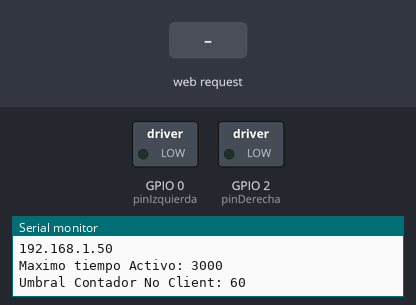
The sketch below on a simulated ESP8266 (NodeMCU). On the bench: switched loads named in the sketch (green lamp = pin HIGH), the last lines printed to the serial monitor. The inputs (shaded band) are chosen by the test bench. WiFi joins after 1.5 s; servers stay silent unless stated.

Above: at 4.2 s.
4.3 s: HTTP request GET /izquierda/1 received
At 4.6 s:
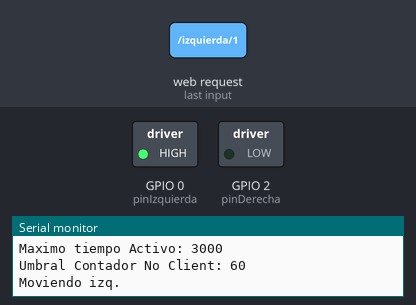
7.3 s: HTTP request GET /derecha/1 received
At 8.8 s:
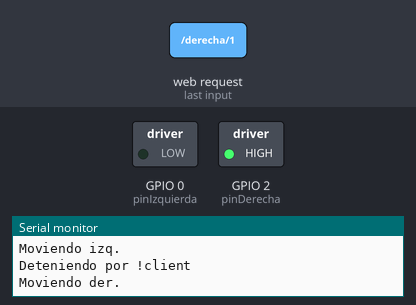
Timing chart, 0 to 11.8 s (numbered marks = the images above; inputs shaded):
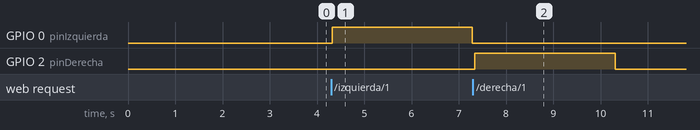

The sketch:

Grua_Horizontal_ESP_Station.ino
```cpp
/* Este sketch se programa en el ESP del módulo de control horizontal de la grúa
 *
 *  This sketch demonstrates how to set up a simple HTTP-like server.
 *  The server will set a GPIO pin depending on the request
 *    http://server_ip/paro/0 will set the GPIO2 low,
 *    http://server_ip/paro/1 will set the GPIO2 high
 *    http://server_ip/izquierda/1
 *     http://server_ip/derecha/1
 *  server_ip is the IP address of the ESP8266 module, will be
 *  printed to Serial when the module is connected.
 *
 *
 *  The ESP-01 board can be set as AP (no modem needed) or Station (Modem needed).
 *  This is Station version.
 *
 *  Placa (ESP-01):
 *  ESP8266 Boards (2.7.4) -> Generic ESP8266 Module
 */

#include <ESP8266WiFi.h>
// GPIO 0 y 2 son normalmente altos, así que se usará lógica con activo en bajo.
// NOTA: Poner el pin INV del puente MC33 en alto (puenteado con jumper) para que con IN1 e IN2 en alto, OUT1 y OUT2 estén en BAJO (GND).
#define pinIzquierda 0 //GPIO0
#define pinDerecha 2  //GPIO2

//En caso de que no se use I2C ni UART, Tx y Rx pueden usarse como GPIO's (GPIO1 y GPIO3)
//#define limiteIzq 1
//#define limiteDer 3

const char* ssid = "GomezTorres";
const char* password = "lucy1nthesky";

#define DEBUG_MOVIMIENTO 1
#define DEBUG_COM 1
#define ACTIVE_ON_HIGH 1 //Logic for the DC driver.

// Create an instance of the server
// specify the port to listen on as an argument
WiFiServer server(80);
WiFiClient client;

int flag_ParoEmerg = 0;

// Dirección actual de la grúa.
boolean flagMoverIzq = 0, flagMoverDer = 0;
int valorLimiteIzq, valorLimiteDer;
String req, s;

// Variables to stop when no client available (safety reasons)
unsigned int contNoClient = 0;
unsigned int delayNoClient = 50; // ms
unsigned int delayClientNoAvailable = 5; // ms
unsigned int delayLoopClient = 10; // ms
unsigned int maxTiempoActivo = 3000;// ms
unsigned int umbralContNoClient = maxTiempoActivo / delayNoClient;


void setup() {
  Serial.begin(115200);

  /* The pin configuration is for MC33296 driver correspondence*/
    // Configurar GPIO0 y GPIO2
  pinMode(pinIzquierda, OUTPUT);
  pinMode(pinDerecha, OUTPUT);

  #if ACTIVE_ON_HIGH
    digitalWrite(pinIzquierda, LOW);
    digitalWrite(pinDerecha, LOW);
  #else // Active on LOW.
    digitalWrite(pinIzquierda, HIGH); // Activo en BAJO, inactivo en ALTO.
    digitalWrite(pinDerecha, HIGH);
  #endif

  delay(10);
  // Pines para los limits switch //(Tx y Rx).
  // Configurar GPIO1
  // pinMode(limiteIzq, INPUT);
  // Configurar GPIO3
  // pinMode(limiteDer, INPUT);


  // Connect to WiFi network
  Serial.println();
  Serial.print("Conectando a ");
  Serial.println(ssid);

  WiFi.begin(ssid, password);

  while (WiFi.status() != WL_CONNECTED)
  {
    delay(500);
    Serial.print(".");
  }
  Serial.println("");
  Serial.println("WiFi conectado\n\n");

  // Start the server
  server.begin();
  Serial.println("Servidor inicializado");

  // Print the IP address
  Serial.println(WiFi.localIP());

  Serial.print("Maximo tiempo Activo: ");
  Serial.println(maxTiempoActivo);

  Serial.print("Umbral Contador No Client: ");
  Serial.println(umbralContNoClient);

  delay(1500);
}

void controlMotor()
{
  // The rest of the code use Active on High Logic for readability, only here in inverted
  // when the Active on High logic is activated.
  #if ACTIVE_ON_HIGH

  #else
    // Aplicar lógica de activo en bajo.
    flagMoverIzq = !flagMoverIzq;
    flagMoverDer = !flagMoverDer;
  #endif

  // Set GPIO0 de acuerdo a la solicitud y Paro de Emergencia
  digitalWrite(pinIzquierda, flagMoverIzq);
  //Serial.print("flagDirIzq: "); Serial.println(flagMoverIzq);

  // Set GPIO2 de acuerdo a la solicitud y Paro de Emergencia
  digitalWrite(pinDerecha, flagMoverDer);
  //Serial.print("flagDirDer: "); Serial.println(flagMoverDer);
}


void loop()
{
  //valorLimiteIzq = digitalRead(limiteIzq); // Normalmente HIGH. LOW cuando se activan.
  //valorLimiteDer = digitalRead(limiteDer);

  // Check if a client has connected
  client = server.available();

  if (!client)
  {
    // Si no hay cliente conectado detener el movimiento del motor.
    contNoClient++;
    if(contNoClient == umbralContNoClient)
    {

      #if DEBUG_COM
        Serial.println("Deteniendo por !client");
      #endif

      flagMoverIzq = 0;
      flagMoverDer = 0;

      controlMotor();
      //contNoClient = 0; // Esta se reinicia cuando haya un nuevo cliente.
    }

    delay(delayNoClient);
    return; // Volver a iniciar el loop().
  }

#if DEBUG_COM
  //Serial.println("New client");
#endif

  // Wait until the client sends some data
  while(!client.available())
  {
    delay(delayClientNoAvailable);

    #if DEBUG_COM
      Serial.println("!client.availble()");
    #endif
  }

  contNoClient = 0;

  // Read the first line of the request
  req = client.readStringUntil('\r'); // Leer hasta salto de línea.

#if DEBUG_COM
  //Serial.println(req);
#endif

  client.flush();

  // Verificar Paro de Emergencia
  if (req.indexOf("/paro/0") != -1){
    flag_ParoEmerg = 0;    // Paro de Emergencia Desactivado
    #if DEBUG_MOVIMIENTO
    Serial.println("Paro de Emergencia Desactivado");
    #endif
    //client.stop();
    //return;
  }
  if (req.indexOf("/paro/1") != -1){
    flag_ParoEmerg = 1;   // Paro de Emergencia Activado
    #if DEBUG_MOVIMIENTO
    Serial.println("Paro de Emergencia Activado");
    #endif
  }

  // Realizar acción considerando el Paro de Emergencia
  if (!flag_ParoEmerg) // Si el Paro de Emergencia está Desactivado.
  {
      // En esta sección se aplica lógica de activo en Alto, que es más fácil de revisar; en controlMotor se invierte.

      if (req.indexOf("/izquierda/1") != -1)
      { // Iniciar el movimiento hacia la izquierda.
        /*if(valorLimiteIzq == 1) {*/
          flagMoverIzq = 1;
          flagMoverDer = 0;

          #if DEBUG_MOVIMIENTO
          Serial.println("Moviendo izq.");
          #endif
         /*} else {
          flagMoverIzq = 0;   flagMoverDer = 0;
        }*/
      }

      else if (req.indexOf("/derecha/1") != -1)
      {
        /*if(valorLimiteDer == 1) {*/
          flagMoverIzq = 0;
          flagMoverDer = 1;
          #if DEBUG_MOVIMIENTO
          Serial.println("Moviendo der.");
          #endif
        /*} else {
          flagMoverIzq = 0;  flagMoverDer = 0;
        }*/
      }
      else if (req.indexOf("/izquierda/0") != -1) // Si aparece la cadena /izquierda/0 al menos una vez.
      { // Detener el movimieto hacia la izquierda.
        flagMoverIzq = 0;
        flagMoverDer = 0;

        #if DEBUG_MOVIMIENTO
        Serial.println("Detener mov. izq.");
        #endif
      }
      else if (req.indexOf("/derecha/0") != -1)
      { // Detener el movimiento hacia la derecha.
        flagMoverIzq = 0;
        flagMoverDer = 0;

        #if DEBUG_MOVIMIENTO
        Serial.println("Detener mov. der.");
        #endif
      }
  }
  else // flag_ParoEmergencia = 1: ACTIVADO.
  {
    flagMoverIzq = 0;
    flagMoverDer = 0;

    #if DEBUG_MOVIMIENTO
      Serial.println("Paro de Emergencia Activado.");
    #endif

  }

   // Si ambas banderas de dirección están activas, desactivarlas ambas.
  if((flagMoverIzq == 1) && (flagMoverDer == 1))
  {
    flagMoverIzq = 0;
    flagMoverDer = 0;
  }

  controlMotor();

  // Prepare the response
  s = "HTTP/1.1 200 OK\r\nContent-Type: text/html\r\n\r\n<!DOCTYPE HTML>\r\n<html>\r\n";
  if(flag_ParoEmerg == 0){
    s += "flagMoverIzq: ";
    s += (flagMoverIzq) ? "alto" : "bajo";
    s += "\flagMoverDer: ";
    s += (flagMoverDer) ? "alto" : "bajo";
  }
  else if(flag_ParoEmerg == 1) {
    s += "Paro de Emergencia Activado.";
  }

  s += "</html>\n";

  // Send the response to the client
  client.print(s);
  s = "";
  req = "";

#if DEBUG_COM
  //Serial.println("Cliente desconectado");
#endif
  // The client will actually be disconnected
  // when the function returns and 'client' object is detroyed

  client.flush();

  delay(delayLoopClient);
}
```

Measured:
- after the input at 4.3 s, GPIO 0 (pinIzquierda): LOW → HIGH at once, → LOW 3.0 s later
- after the input at 7.3 s, GPIO 2 (pinDerecha): LOW → HIGH at once, → LOW 3.0 s later
